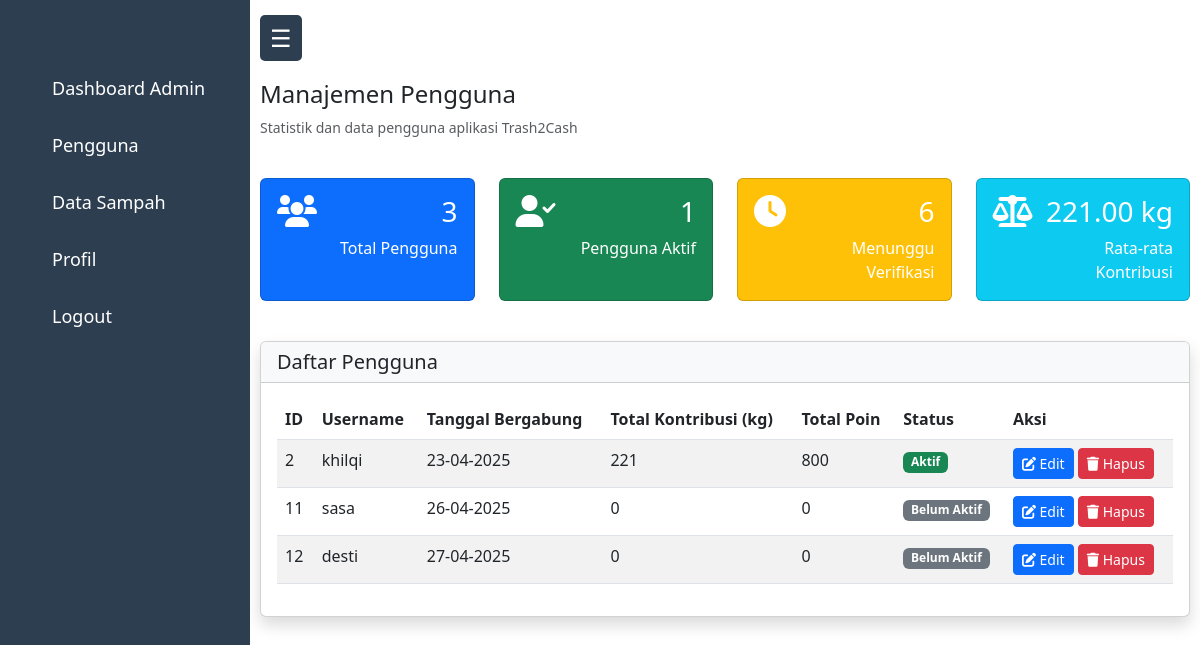
Screenshot of /admin/other_admin_pages.php (signed in) with the database file from the repository.
### tables this page shows
CREATE TABLE `users` (
  `id` int(11) NOT NULL,
  `username` varchar(50) NOT NULL,
  `email` varchar(100) DEFAULT NULL,
  `no_telepon` varchar(20) DEFAULT NULL,
  `alamat` text DEFAULT NULL,
  `email_verified` tinyint(1) NOT NULL DEFAULT 0,
  `verification_time` datetime DEFAULT NULL,
  `password` varchar(255) NOT NULL,
  `role` enum('admin','user') NOT NULL DEFAULT 'user',
  `created_at` timestamp NOT NULL DEFAULT current_timestamp()
);

### admin/other_admin_pages.php (the view, shortened to what this page needs)
<?php
require_once '../config/db_connection.php';
$query_total_users = "SELECT COUNT(*) as total FROM users WHERE role = 'user'";
$result_total = $conn->query($query_total_users);
$total_users = $result_total->fetch_assoc()['total'];
$query_active_users = "SELECT COUNT(DISTINCT user_id) as active FROM laporan_sampah";
$result_active = $conn->query($query_active_users);
$active_users = $result_active->fetch_assoc()['active'];
$query_pending = "SELECT COUNT(*) as pending FROM laporan_sampah WHERE status_verifikasi = 'menunggu'";
$result_pending = $conn->query($query_pending);
$pending_reports = $result_pending->fetch_assoc()['pending'];
$query_avg_contribution = "SELECT AVG(total_per_user) as avg_contribution
                          FROM (
                              SELECT user_id, SUM(jumlah_kg) as total_per_user
                              FROM laporan_sampah
                              WHERE status_verifikasi = 'diterima'
                              GROUP BY user_id
                          ) as user_contributions";
$result_avg = $conn->query($query_avg_contribution);
$avg_contribution = $result_avg->fetch_assoc()['avg_contribution'];
$avg_contribution = $avg_contribution ? number_format($avg_contribution, 2) : '0.00';
$query_users = "SELECT u.id, u.username, u.created_at,
               (SELECT SUM(jumlah_kg) FROM laporan_sampah WHERE user_id = u.id AND status_verifikasi = 'diterima') as total_kontribusi,
               (SELECT SUM(total_point) FROM laporan_sampah WHERE user_id = u.id AND status_verifikasi = 'diterima') as total_point,
               CASE
                   WHEN EXISTS (SELECT 1 FROM laporan_sampah WHERE user_id = u.id) THEN 'Aktif'
                   ELSE 'Belum Aktif'
               END as status
               FROM users u
               WHERE u.role = 'user'
               ORDER BY total_kontribusi DESC";
$result_users = $conn->query($query_users);
$users_data = [];
while ($row = $result_users->fetch_assoc()) {
    $row['total_kontribusi'] = $row['total_kontribusi'] ?? 0;
    $row['total_point'] = $row['total_point'] ?? 0;
    $users_data[] = $row;
}
$data = [
    'title' => 'Manajemen Pengguna',
    'total_users' => $total_users,
    'active_users' => $active_users,
    'pending_reports' => $pending_reports,
    'avg_contribution' => $avg_contribution,
    'users_data' => $users_data
];
$content = <<<HTML
<!DOCTYPE html>
<html lang="en">
<head>
    <meta charset="UTF-8">
    <meta name="viewport" content="width=device-width, initial-scale=1.0">
    <title>{$data['title']} - Admin Dashboard</title>
    <link href="https://cdn.jsdelivr.net/npm/bootstrap@5.3.0-alpha1/dist/css/bootstrap.min.css" rel="stylesheet">
    <link rel="stylesheet" href="https://cdnjs.cloudflare.com/ajax/libs/font-awesome/6.0.0/css/all.min.css">
    <style>
    </style>
</head>
<body>
HTML;
$content .= <<<HTML
<div class="admin-content">
    <div class="row mb-4">
        <div class="col-12">
            <h2 class="fs-4">Manajemen Pengguna</h2>
            <p class="text-muted small">Statistik dan data pengguna aplikasi Trash2Cash</p>
        </div>
    </div>
HTML;
$content .= <<<HTML
    <div class="row mb-4">
        <div class="col-xl-3 col-sm-6 mb-3">
            <div class="card card-stats stats-card bg-primary text-white h-100">
                <div class="card-body">
                    <div class="row">
                        <div class="col-3">
                            <i class="fas fa-users fa-2x"></i>
                        </div>
                        <div class="col-9 text-end">
                            <h3>{$data['total_users']}</h3>
                            <p class="mb-0">Total Pengguna</p>
                        </div>
                    </div>
                </div>
            </div>
        </div>
        <div class="col-xl-3 col-sm-6 mb-3">
            <div class="card card-stats stats-card bg-success text-white h-100">
                <div class="card-body">
                    <div class="row">
                        <div class="col-3">
                            <i class="fas fa-user-check fa-2x"></i>
                        </div>
                        <div class="col-9 text-end">
                            <h3>{$data['active_users']}</h3>
                            <p class="mb-0">Pengguna Aktif</p>
                        </div>
                    </div>
                </div>
            </div>
        </div>
        <div class="col-xl-3 col-sm-6 mb-3">
            <div class="card card-stats stats-card bg-warning text-white h-100">
                <div class="card-body">
                    <div class="row">
                        <div class="col-3">
                            <i class="fas fa-clock fa-2x"></i>
                        </div>
                        <div class="col-9 text-end">
                            <h3>{$data['pending_reports']}</h3>
                            <p class="mb-0">Menunggu Verifikasi</p>
                        </div>
                    </div>
                </div>
            </div>
        </div>
        <div class="col-xl-3 col-sm-6 mb-3">
            <div class="card card-stats stats-card bg-info text-white h-100">
                <div class="card-body">
                    <div class="row">
                        <div class="col-3">
                            <i class="fas fa-balance-scale fa-2x"></i>
                        </div>
                        <div class="col-9 text-end">
                            <h3>{$data['avg_contribution']} kg</h3>
                            <p class="mb-0">Rata-rata Kontribusi</p>
                        </div>
                    </div>
                </div>
            </div>
        </div>
    </div>
    <div class="row">
        <div class="col-12">
            <div class="card shadow">
                <div class="card-header bg-light">
                    <h5 class="mb-0 fs-5">Daftar Pengguna</h5>
                </div>
                <div class="card-body">
                    <div class="table-responsive">
                        <table class="table table-striped table-hover">
                            <thead>
                                <tr>
                                    <th>ID</th>
                                    <th>Username</th>
                                    <th>Tanggal Bergabung</th>
                                    <th>Total Kontribusi (kg)</th>
                                    <th>Total Poin</th>
                                    <th>Status</th>
                                    <th>Aksi</th>
                                </tr>
                            </thead>
                            <tbody>
HTML;
foreach ($data['users_data'] as $user) {
    $status_class = $user['status'] == 'Aktif' ? 'success' : 'secondary';
    $tanggal_bergabung = date('d-m-Y', strtotime($user['created_at']));
    $content .= <<<HTML
                                <tr>
                                    <td>{$user['id']}</td>
                                    <td>{$user['username']}</td>
                                    <td>{$tanggal_bergabung}</td>
                                    <td>{$user['total_kontribusi']}</td>
                                    <td>{$user['total_point']}</td>
                                    <td><span class="badge bg-{$status_class}">{$user['status']}</span></td>
                                    <td>
                                        <a href="edit_user.php?id={$user['id']}" class="btn btn-sm btn-primary">
                                            <i class="fas fa-edit"></i> Edit
                                        </a>
                                        <a href="#" class="btn btn-sm btn-danger" data-bs-toggle="modal" data-bs-target="#deleteModal{$user['id']}">
                                            <i class="fas fa-trash"></i> Hapus
                                        </a>
                                        <div class="modal fade" id="deleteModal{$user['id']}" tabindex="-1" aria-labelledby="deleteModalLabel{$user['id']}" aria-hidden="true">
                                                        <h5 class="modal-title" id="deleteModalLabel{$user['id']}">Konfirmasi Hapus</h5>
                                                        Apakah Anda yakin ingin menghapus pengguna <strong>{$user['username']}</strong>?
                                                        <a href="other_admin_pages.php?delete_id={$user['id']}" class="btn btn-danger">Hapus</a>
                                        </div>
                                    </td>
                                </tr>
HTML;
}
$content .= <<<HTML
                            </tbody>
                        </table>
                    </div>
                </div>
            </div>
        </div>
    </div>
</div>
HTML;
$content .= <<<HTML
<script src="https://cdn.jsdelivr.net/npm/bootstrap@5.3.0-alpha1/dist/js/bootstrap.bundle.min.js"></script>
<script>
    // Auto close alerts after 5 seconds
    document.addEventListener('DOMContentLoaded', function() {
        setTimeout(function() {
            const alerts = document.querySelectorAll('.alert');
            alerts.forEach(function(alert) {
                const bsAlert = new bootstrap.Alert(alert);
                bsAlert.close();
            });
        }, 5000);
        // Handle sidebar toggle for responsive content
        const sidebar = document.getElementById('sidebar');
        const toggleBtn = document.getElementById('toggle-btn');
        const adminContent = document.querySelector('.admin-content');
        function updateContentLayout() {
            const isSidebarClosed = sidebar ? sidebar.classList.contains('closed') : false;
            document.body.classList.toggle('sidebar-closed', isSidebarClosed);
            // Update margins based on sidebar state
            if (adminContent) {
                if (isSidebarClosed) {
                    adminContent.style.marginLeft = '20px';
                    adminContent.style.width = 'calc(100% - 30px)';
                } else {
                    adminContent.style.marginLeft = '260px';
                    adminContent.style.width = 'calc(100% - 270px)';
                }
            }
        }
        // Initial check
        updateContentLayout();
        // Listen for sidebar toggle
        if (toggleBtn) {
            toggleBtn.addEventListener('click', function() {
                setTimeout(updateContentLayout, 50);
            });
        }
        // Also check on resize
        window.addEventListener('resize', updateContentLayout);
    });
</script>
</body>
</html>
HTML;
echo $content;
?>

### includes/admin_navbar.php (style rules this page uses)
* { margin: 0; padding: 0; box-sizing: border-box; }

### rows the page displays
users: id "2", username "khilqi", created_at "23-04-2025", total_kontribusi "221", total_point "800", status "Aktif"
users: id "11", username "sasa", created_at "26-04-2025", total_kontribusi "0", total_point "0", status "Belum Aktif"
users: id "12", username "desti", created_at "27-04-2025", total_kontribusi "0", total_point "0", status "Belum Aktif"

### other values shown
$data['total_users'] "3"
$data['active_users'] "1"
$data['pending_reports'] "6"
$data['avg_contribution'] "221.00"
